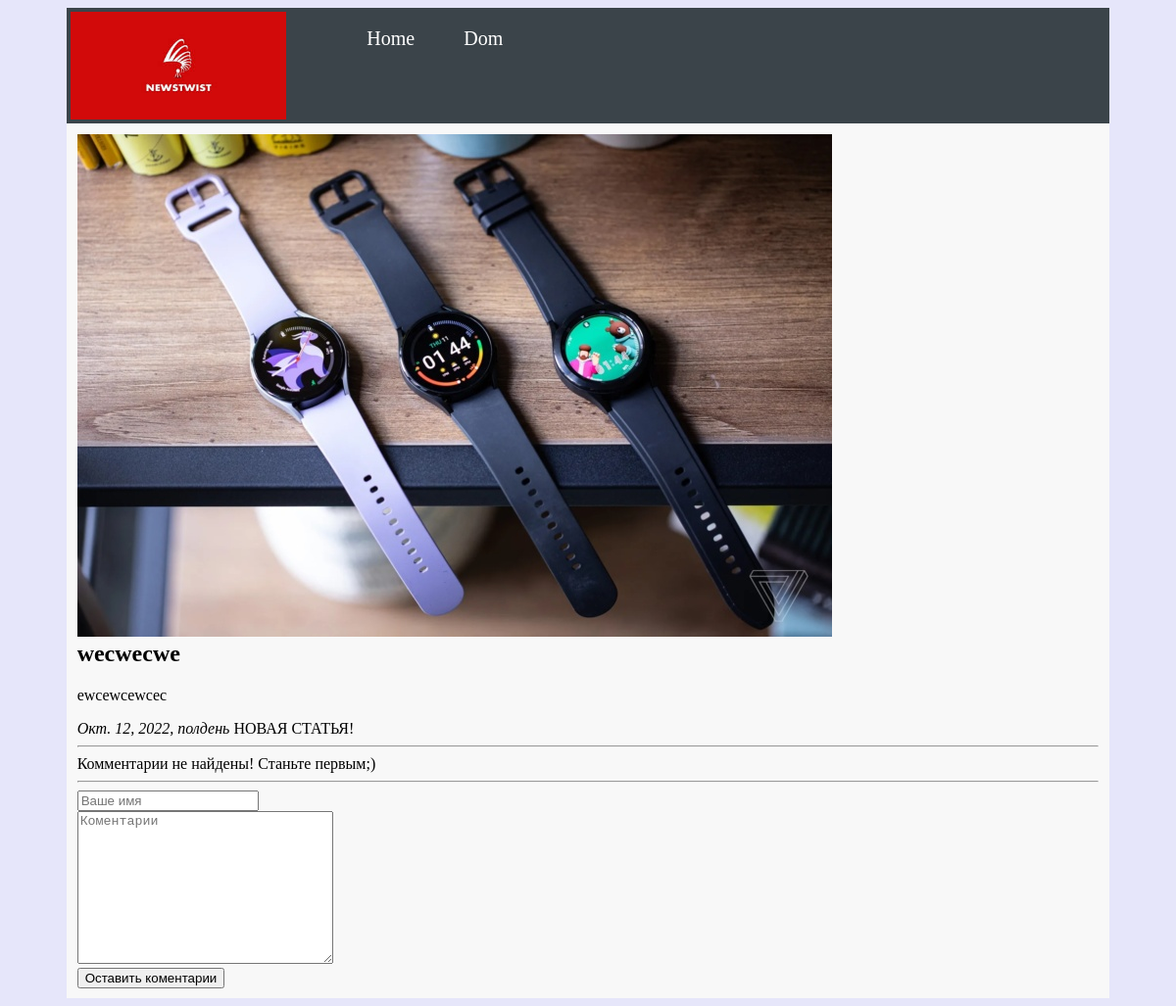
The app's page /articles/3/ with its own data.
### myfirst/apps/articles/models.py (models this page shows, shortened)
class Article(models.Model):
    article_title = models.CharField('название статьи', max_length=255)
    article_text = models.TextField('текст статьи')
    pub_date = models.DateTimeField('дата публикации')
    image = models.ImageField(verbose_name='изображение')
    def was_published_recently(self):
        return self.pub_date >= (timezone.now() - datetime.timedelta(days=7))
    class Meta:
        verbose_name = 'Статья'
        verbose_name_plural = 'Статьи'

### myfirst/apps/articles/views.py (the view)
# urls.py: path('<int:article_id>/', views.detail, name='detail'),
def detail(request, article_id):
    try:
        a = Article.objects.get(id=article_id)
    except:
        raise Http404("Статья не нaйдена!")
    latest_comments_list = a.comment_set.order_by('-id')[:10]
    return render(request, 'articles/detail.html', {'article': a, 'latest_comments_list': latest_comments_list})

### myfirst/templates/articles/detail.html (shortened to what this page needs)
{% extends 'base.html' %}
{% block content %}
    <div class="col-md-4">
        <img src="{{ article.image.url }}" class="img-fluid">
    </div>
<h2 style="margin-top:0px;">{{article.article_title}}</h2>
<p>{{article.article_text}}</p>
<em>{{article.pub_date}}</em>
{% if article.was_published_recently %}
НОВАЯ СТАТЬЯ!
{% endif %}
<hr>
{% if latest_comments_list %}
 {% for c in latest_comments_list %}
            <p>
                <strong>{{c.author_name}}</strong>
                <p>{{c.comment_text}}</p>
            </p>
    {% endfor %}
{% else %}
Комментарии не найдены! Станьте первым;)
{% endif %}
<hr>
<form action="{% url 'articles:leave_comment' article.id %}" method="POST">
     <input type="text" required placeholder="Ваше имя" name="name"><br>
    <textarea name="text" required="" placeholder="Коментарии" cols="30" rows="10"></textarea><br>
    <button type="submit">Оставить коментарии </button>
</form>
{% endblock %}

### myfirst/templates/base.html (style rules this page uses)
body { padding: 0% 5% 0% 5%; background: lavender; }

### records on screen
Article: image (picture), article_title "wecwecwe", article_text "ewcewcewcec", pub_date "Окт. 12, 2022, полдень"
